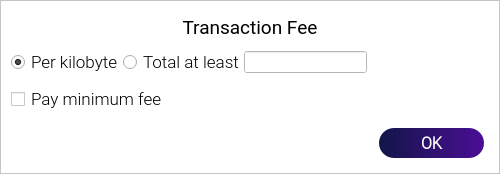
<?xml version="1.0" encoding="UTF-8"?>
<ui version="4.0">
 <class>TransactionFees</class>
 <widget class="QDialog" name="TransactionFees">
  <property name="geometry">
   <rect>
    <x>0</x>
    <y>0</y>
    <width>500</width>
    <height>174</height>
   </rect>
  </property>
  <property name="windowTitle">
   <string>Dialog</string>
  </property>
  <property name="styleSheet">
   <string notr="true">background-color:white;
</string>
  </property>
  <layout class="QVBoxLayout" name="verticalLayout">
   <property name="spacing">
    <number>0</number>
   </property>
   <property name="leftMargin">
    <number>0</number>
   </property>
   <property name="topMargin">
    <number>0</number>
   </property>
   <property name="rightMargin">
    <number>0</number>
   </property>
   <property name="bottomMargin">
    <number>0</number>
   </property>
   <item>
    <widget class="QFrame" name="frame">
     <property name="styleSheet">
      <string notr="true">background-color: white;
</string>
     </property>
     <property name="frameShape">
      <enum>QFrame::StyledPanel</enum>
     </property>
     <property name="frameShadow">
      <enum>QFrame::Raised</enum>
     </property>
     <layout class="QVBoxLayout" name="verticalLayout_2">
      <property name="spacing">
       <number>0</number>
      </property>
      <property name="leftMargin">
       <number>10</number>
      </property>
      <property name="topMargin">
       <number>10</number>
      </property>
      <property name="rightMargin">
       <number>10</number>
      </property>
      <property name="bottomMargin">
       <number>10</number>
      </property>
      <item>
       <layout class="QVBoxLayout" name="verticalLayout_3">
        <property name="spacing">
         <number>0</number>
        </property>
        <item>
         <layout class="QVBoxLayout" name="verticalLayout_4">
          <property name="topMargin">
           <number>5</number>
          </property>
          <property name="bottomMargin">
           <number>10</number>
          </property>
          <item>
           <widget class="QLabel" name="labelFeeHeadline_3">
            <property name="sizePolicy">
             <sizepolicy hsizetype="Preferred" vsizetype="Maximum">
              <horstretch>0</horstretch>
              <verstretch>0</verstretch>
             </sizepolicy>
            </property>
            <property name="font">
             <font>
              <family>Roboto</family>
              <pointsize>14</pointsize>
              <weight>50</weight>
              <bold>false</bold>
             </font>
            </property>
            <property name="styleSheet">
             <string notr="true">color: black;</string>
            </property>
            <property name="text">
             <string>Transaction Fee</string>
            </property>
            <property name="alignment">
             <set>Qt::AlignCenter</set>
            </property>
           </widget>
          </item>
         </layout>
        </item>
        <item>
         <layout class="QVBoxLayout" name="verticalLayoutFee8_3">
          <property name="spacing">
           <number>0</number>
          </property>
          <item>
           <layout class="QHBoxLayout" name="horizontalLayoutFee13_3">
            <item>
             <widget class="QRadioButton" name="radioCustomPerKilobyte">
              <property name="font">
               <font>
                <family>Roboto Light</family>
                <pointsize>13</pointsize>
               </font>
              </property>
              <property name="toolTip">
               <string>If the custom fee is set to 1000 satoshis and the transaction is only 250 bytes, then &quot;per kilobyte&quot; only pays 250 satoshis in fee, while &quot;total at least&quot; pays 1000 satoshis. For transactions bigger than a kilobyte both pay by kilobyte.</string>
              </property>
              <property name="styleSheet">
               <string notr="true">color: black;
</string>
              </property>
              <property name="text">
               <string>Per kilobyte</string>
              </property>
              <property name="checked">
               <bool>true</bool>
              </property>
             </widget>
            </item>
            <item>
             <widget class="QRadioButton" name="radioCustomAtLeast">
              <property name="font">
               <font>
                <family>Roboto Light</family>
                <pointsize>13</pointsize>
               </font>
              </property>
              <property name="toolTip">
               <string>If the custom fee is set to 1000 satoshis and the transaction is only 250 bytes, then &quot;per kilobyte&quot; only pays 250 satoshis in fee, while &quot;total at least&quot; pays 1000 satoshis. For transactions bigger than a kilobyte both pay by kilobyte.</string>
              </property>
              <property name="styleSheet">
               <string notr="true">color: black;
</string>
              </property>
              <property name="text">
               <string>Total at least</string>
              </property>
             </widget>
            </item>
            <item>
             <widget class="BitcoinAmountField" name="customFee"/>
            </item>
            <item>
             <spacer name="horizontalSpacer_9">
              <property name="orientation">
               <enum>Qt::Horizontal</enum>
              </property>
              <property name="sizeHint" stdset="0">
               <size>
                <width>1</width>
                <height>1</height>
               </size>
              </property>
             </spacer>
            </item>
           </layout>
          </item>
          <item>
           <layout class="QHBoxLayout" name="horizontalLayoutFee8_3">
            <property name="spacing">
             <number>6</number>
            </property>
            <item>
             <widget class="QCheckBox" name="checkBoxMinimumFee">
              <property name="enabled">
               <bool>true</bool>
              </property>
              <property name="toolTip">
               <string>Paying only the minimum fee is just fine as long as there is less transaction volume than space in the blocks. But be aware that this can end up in a never confirming transaction once there is more demand for zcoin transactions than the network can process.</string>
              </property>
              <property name="text">
               <string/>
              </property>
             </widget>
            </item>
            <item>
             <widget class="QLabel" name="labelMinFeeWarning">
              <property name="enabled">
               <bool>true</bool>
              </property>
              <property name="font">
               <font>
                <family>Roboto Light</family>
                <pointsize>13</pointsize>
               </font>
              </property>
              <property name="toolTip">
               <string>Paying only the minimum fee is just fine as long as there is less transaction volume than space in the blocks. But be aware that this can end up in a never confirming transaction once there is more demand for zoin transactions than the network can process.</string>
              </property>
              <property name="styleSheet">
               <string notr="true">color: black;
</string>
              </property>
              <property name="text">
               <string>Pay minimum fee</string>
              </property>
              <property name="margin">
               <number>5</number>
              </property>
             </widget>
            </item>
            <item>
             <spacer name="horizontalSpacer_10">
              <property name="orientation">
               <enum>Qt::Horizontal</enum>
              </property>
              <property name="sizeHint" stdset="0">
               <size>
                <width>1</width>
                <height>1</height>
               </size>
              </property>
             </spacer>
            </item>
           </layout>
          </item>
         </layout>
        </item>
       </layout>
      </item>
      <item>
       <layout class="QHBoxLayout" name="horizontalLayout_3">
        <property name="spacing">
         <number>0</number>
        </property>
        <property name="topMargin">
         <number>5</number>
        </property>
        <property name="rightMargin">
         <number>5</number>
        </property>
        <property name="bottomMargin">
         <number>5</number>
        </property>
        <item>
         <spacer name="horizontalSpacer">
          <property name="orientation">
           <enum>Qt::Horizontal</enum>
          </property>
          <property name="sizeHint" stdset="0">
           <size>
            <width>40</width>
            <height>20</height>
           </size>
          </property>
         </spacer>
        </item>
        <item>
         <widget class="QPushButton" name="pushButton">
          <property name="font">
           <font>
            <family>Roboto Light</family>
            <pointsize>12</pointsize>
            <weight>75</weight>
            <bold>true</bold>
           </font>
          </property>
          <property name="styleSheet">
           <string notr="true">background: QLinearGradient(x1: 0, y1: 0, x2: 1, y2: 0, stop: 0 #121548, stop: 1 #4a0e95);
color: white;
border-radius:15px;
height:30px;
width:105px;</string>
          </property>
          <property name="text">
           <string>OK</string>
          </property>
         </widget>
        </item>
       </layout>
      </item>
     </layout>
    </widget>
   </item>
  </layout>
 </widget>
 <customwidgets>
  <customwidget>
   <class>BitcoinAmountField</class>
   <extends>QLineEdit</extends>
   <header>bitcoinamountfield.h</header>
   <container>1</container>
  </customwidget>
 </customwidgets>
 <resources/>
 <connections/>
</ui>
